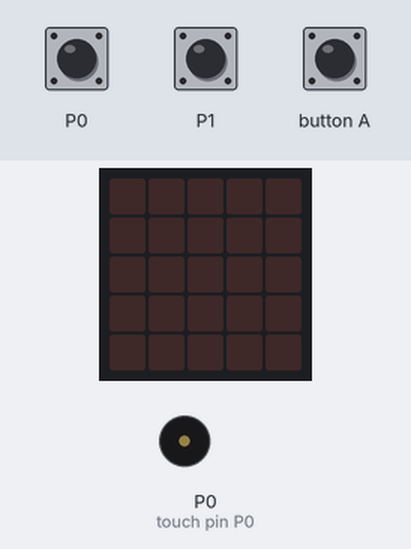
A program run on a simulated BBC micro:bit (MakeCode). Shown: the board's 5×5 LED display, buzzer (waves = sounding). The test bench sets the inputs (shaded band). Random numbers come from a fixed seed.

Above: at 1.2 s.
1.3 s: button A pressed for 2.35 s
At 2.4 s:
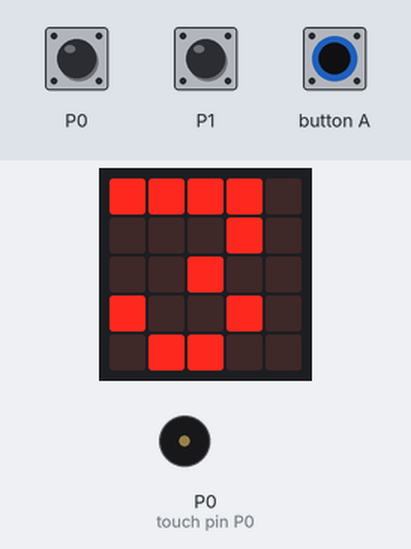
9.1 s: touch pin P0 pressed for 2.35 s
At 10.7 s:
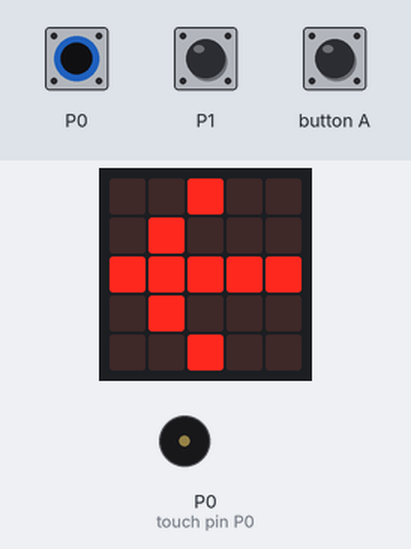
13.7 s: touch pin P1 pressed for 2.35 s
At 15.6 s:
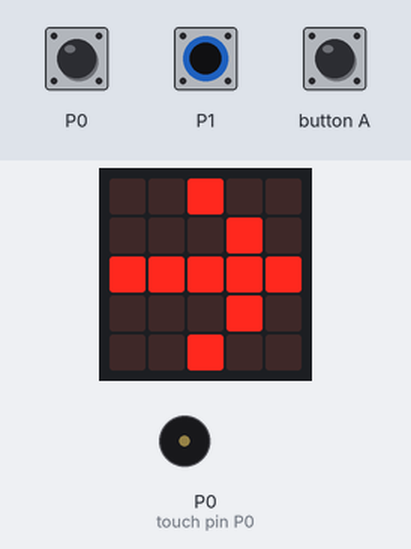
Timing chart, 0 to 17.1 s (numbered marks = the images above; inputs shaded):
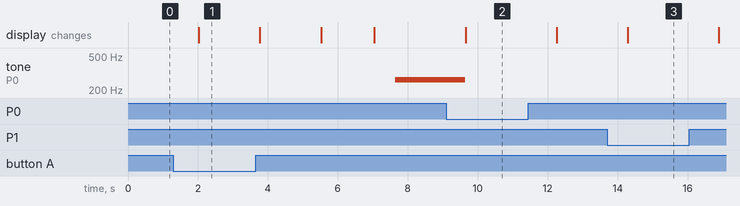

Measured:
- after the input at 1.3 s, tone on P0 (touch pin P0): silent → 262 Hz after 6.3 s; the display: changes after 0.72 s (image 1)
- after the input at 13.7 s, the display: changes after 0.60 s (image 3)

The program:

main.ts
```typescript
basic.forever(function () {
    if (input.buttonIsPressed(Button.A)) {
        basic.showNumber(3)
        basic.pause(1000)
        basic.showNumber(2)
        basic.pause(1000)
        basic.showNumber(1)
        basic.pause(randint(500, 2000))
        basic.showIcon(IconNames.Square)
        music.playMelody(music.createSoundEffect(WaveShape.Sine, 5000, 0, 255, 0, 300, SoundExpressionEffect.None, InterpolationCurve.Linear), 60)
    }
    if (input.pinIsPressed(TouchPin.P0)) {
        basic.showArrow(ArrowNames.West)
    } else {
        if (input.pinIsPressed(TouchPin.P1)) {
            basic.showArrow(ArrowNames.East)
        }
    }
    basic.pause(2000)
    basic.clearScreen()
})
```

test.ts
```typescript
// 在這裡測試；當此封包作為擴充功能時，將不會編譯此內容。
```
